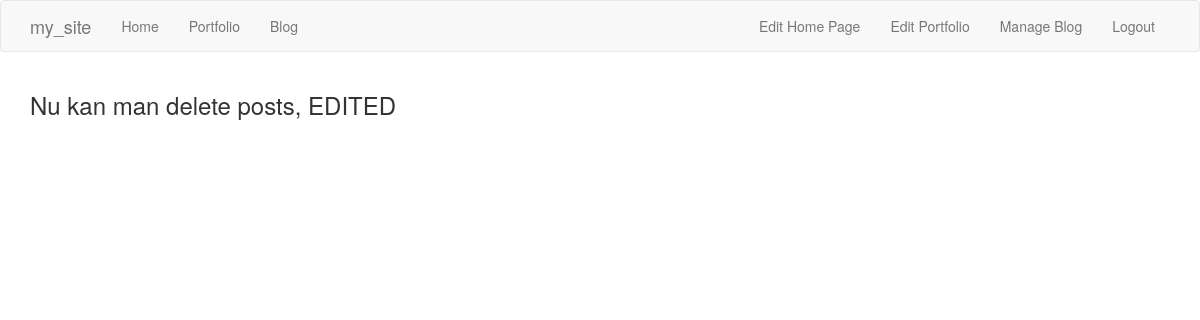
Page /admin/manage_comments/7 (signed in) on the earlier database version.
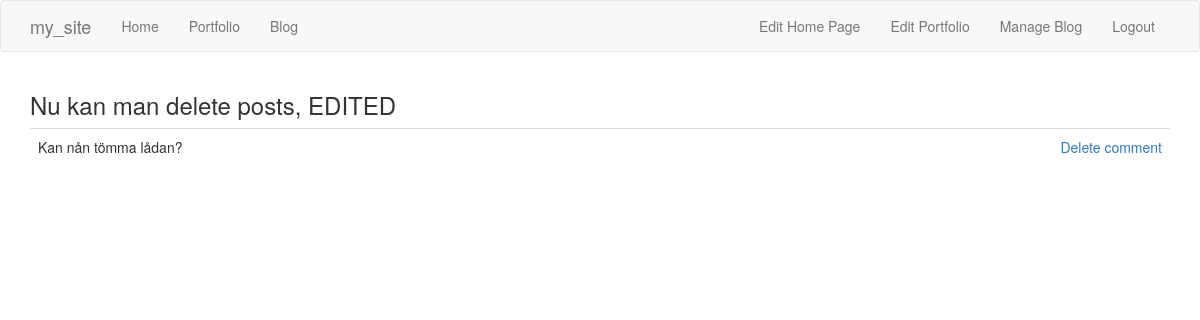
Same page on the later database version.
### app/models.py (models this page shows, shortened)
class BlogComment(db.Model):
    id = db.Column(db.Integer, primary_key=True)
    author = db.Column(db.String(64))
    body = db.Column(db.String(500))
    timestamp = db.Column(db.DateTime, index=True, default=datetime.utcnow)
    post_id = db.Column(db.Integer, db.ForeignKey('blog_post.id'))
    email = db.Column(db.String(120), index=True)

### app/routes.py (the view)
@app.route('/admin/manage_comments/<post_id>', methods=['GET', 'POST'])
@login_required
def manage_comments(post_id):
    post = BlogPost.query.filter_by(id=int(post_id)).first_or_404()
    comments = BlogComment.query.filter_by(post_id=int(post_id)).all()
    return render_template('manage_comments.html', post=post,
                           comments=comments)

### app/models.py (called while the page is built)
@login.user_loader
def load_user(id):
    return User.query.get(int(id))  # id is str so needs typecasting to int

### app/templates/manage_comments.html
{% extends "base.html" %}
{% import 'bootstrap/wtf.html' as wtf %}
{% block app_content %}
    <h3>{{ post.title }}</h3>
    <table class="table table-hover">
        {% for comment in comments %}
        <tr>
            <td>
                <p>{{ comment.body }}</p>
            </td>
            <td>
                <p style="text-align:right;">
                    <a href="{{ url_for('delete_comment', post_id=post.id, comment_id=comment.id) }}">Delete comment</a>
                </p>
            </td>
        </tr>
        {% endfor %}
    </table>
{% endblock %}

Differences in the rows shown:
added BlogComment: body "Kan nån tömma lådan?"
